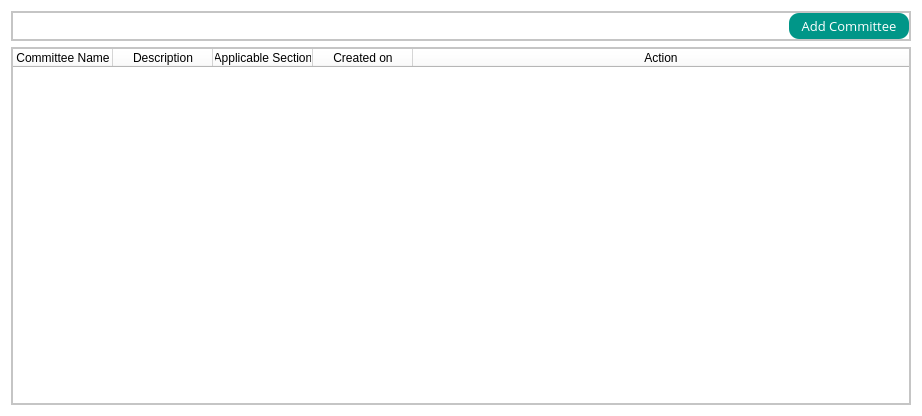
<?xml version="1.0" encoding="UTF-8"?>
<ui version="4.0">
 <class>Form</class>
 <widget class="QWidget" name="Form">
  <property name="geometry">
   <rect>
    <x>0</x>
    <y>0</y>
    <width>922</width>
    <height>416</height>
   </rect>
  </property>
  <property name="windowTitle">
   <string>Form</string>
  </property>
  <property name="styleSheet">
   <string notr="true">background-color: rgb(255, 255, 255);</string>
  </property>
  <layout class="QGridLayout" name="gridLayout">
   <item row="1" column="0">
    <widget class="QScrollArea" name="scrollArea">
     <property name="widgetResizable">
      <bool>true</bool>
     </property>
     <widget class="QWidget" name="meetingArea">
      <property name="geometry">
       <rect>
        <x>0</x>
        <y>0</y>
        <width>902</width>
        <height>360</height>
       </rect>
      </property>
      <layout class="QVBoxLayout" name="verticalLayout">
       <property name="leftMargin">
        <number>0</number>
       </property>
       <property name="topMargin">
        <number>0</number>
       </property>
       <property name="rightMargin">
        <number>0</number>
       </property>
       <property name="bottomMargin">
        <number>0</number>
       </property>
       <item>
        <widget class="QTableWidget" name="CommitteeTable">
         <attribute name="horizontalHeaderStretchLastSection">
          <bool>true</bool>
         </attribute>
         <column>
          <property name="text">
           <string>Committee Name</string>
          </property>
         </column>
         <column>
          <property name="text">
           <string>Description</string>
          </property>
         </column>
         <column>
          <property name="text">
           <string>Applicable Section</string>
          </property>
         </column>
         <column>
          <property name="text">
           <string>Created on</string>
          </property>
         </column>
         <column>
          <property name="text">
           <string>Action</string>
          </property>
         </column>
        </widget>
       </item>
      </layout>
     </widget>
    </widget>
   </item>
   <item row="0" column="0">
    <widget class="QFrame" name="frame_2">
     <property name="minimumSize">
      <size>
       <width>0</width>
       <height>30</height>
      </size>
     </property>
     <property name="maximumSize">
      <size>
       <width>16777215</width>
       <height>30</height>
      </size>
     </property>
     <property name="font">
      <font>
       <family>Georgia</family>
       <pointsize>10</pointsize>
       <stylestrategy>PreferAntialias</stylestrategy>
      </font>
     </property>
     <property name="frameShape">
      <enum>QFrame::StyledPanel</enum>
     </property>
     <property name="frameShadow">
      <enum>QFrame::Raised</enum>
     </property>
     <layout class="QHBoxLayout" name="horizontalLayout_2">
      <property name="leftMargin">
       <number>0</number>
      </property>
      <property name="topMargin">
       <number>0</number>
      </property>
      <property name="rightMargin">
       <number>0</number>
      </property>
      <property name="bottomMargin">
       <number>0</number>
      </property>
      <item>
       <widget class="QFrame" name="frame_3">
        <property name="font">
         <font>
          <family>Georgia</family>
          <pointsize>10</pointsize>
          <stylestrategy>PreferAntialias</stylestrategy>
         </font>
        </property>
        <property name="frameShape">
         <enum>QFrame::StyledPanel</enum>
        </property>
        <property name="frameShadow">
         <enum>QFrame::Raised</enum>
        </property>
        <layout class="QHBoxLayout" name="horizontalLayout">
         <property name="leftMargin">
          <number>0</number>
         </property>
         <property name="topMargin">
          <number>0</number>
         </property>
         <property name="rightMargin">
          <number>0</number>
         </property>
         <property name="bottomMargin">
          <number>0</number>
         </property>
         <item>
          <spacer name="horizontalSpacer">
           <property name="orientation">
            <enum>Qt::Horizontal</enum>
           </property>
           <property name="sizeHint" stdset="0">
            <size>
             <width>40</width>
             <height>20</height>
            </size>
           </property>
          </spacer>
         </item>
         <item>
          <widget class="QPushButton" name="addCommittee">
           <property name="sizePolicy">
            <sizepolicy hsizetype="Minimum" vsizetype="Expanding">
             <horstretch>0</horstretch>
             <verstretch>0</verstretch>
            </sizepolicy>
           </property>
           <property name="minimumSize">
            <size>
             <width>120</width>
             <height>0</height>
            </size>
           </property>
           <property name="maximumSize">
            <size>
             <width>120</width>
             <height>16777215</height>
            </size>
           </property>
           <property name="font">
            <font>
             <family>Open Sans</family>
             <pointsize>10</pointsize>
            </font>
           </property>
           <property name="styleSheet">
            <string notr="true">background-color:rgb(0,150,136);
color: rgb(255, 255, 255);
border-radius:10;</string>
           </property>
           <property name="text">
            <string>Add Committee</string>
           </property>
          </widget>
         </item>
        </layout>
       </widget>
      </item>
     </layout>
    </widget>
   </item>
  </layout>
 </widget>
 <resources/>
 <connections/>
</ui>
